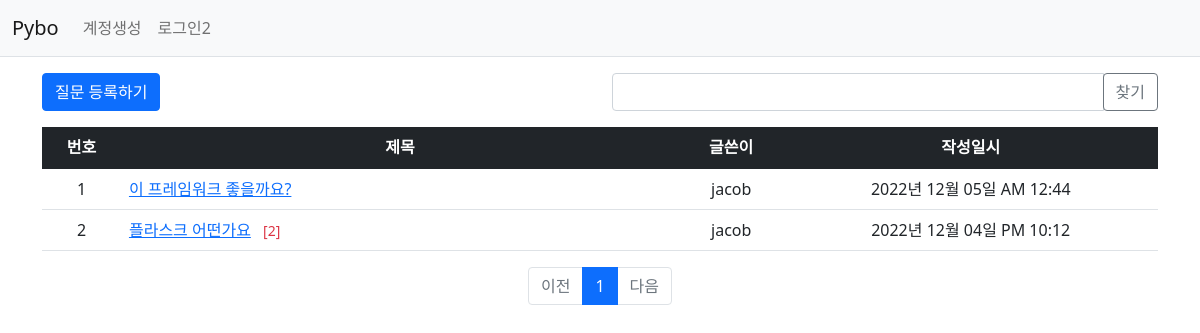
Page /question/list/ on the committed database.
### pybo/models.py (models this page shows)
class Question(db.Model):
    id = db.Column(db.Integer, primary_key=True)
    subject = db.Column(db.String(200), nullable=False)
    content = db.Column(db.Text(), nullable=False)
    create_date = db.Column(db.DateTime(), nullable=False)
    user_id = db.Column(db.Integer, db.ForeignKey('user.id', ondelete='CASCADE'), nullable=False)
    user = db.relationship('User', backref=db.backref('question_set'))
    modify_date = db.Column(db.DateTime(), nullable=True)
    voter = db.relationship('User', secondary=question_voter, backref=db.backref('question_voter_set'))

class User(db.Model):
    id = db.Column(db.Integer, primary_key=True)
    username = db.Column(db.String(150), unique=True, nullable=False)
    password = db.Column(db.String(200), nullable=False)
    email = db.Column(db.String(120), unique=True, nullable=False)

### pybo/views/question_views.py (the view, shortened to what this page needs)
@bp.route('/list/')
def _list():
    page = request.args.get('page', type=int, default=1)
    kw = request.args.get('kw', type=str, default='')
    question_list = Question.query.order_by(Question.create_date.desc())
    question_list = question_list.paginate(page=page, per_page=10)
    return render_template('question/question_list.html', question_list=question_list, page=page, kw=kw)

### pybo/filter.py (called while the page is built)
def format_datetime(value, fmt='%Y년 %m월 %d일 %p %I:%M'):
    return value.strftime(fmt)

### pybo/views/auth_views.py (called while the page is built)
@bp.before_app_request
def load_logged_in_user():
    user_id = session.get('user_id')
    if user_id is None:
        g.user = None
    else:
        g.user = User.query.get(user_id)

### pybo/templates/question/question_list.html (shortened to what this page needs)
{% extends 'base.html' %}
{% block content %}
<div class="container my-3">
    <div class="row my-3">
        <div class="col-6">
            <a href="{{ url_for('question.create') }}" class="btn btn-primary">질문 등록하기</a>
        </div>
        <div class="col-6">
            <div class="input-group">
                <input type="text" id="search_kw" class="form-control" value="{{ kw or '' }}">
                <div class="input-group-append">
                    <button class="btn btn-outline-secondary" type="button" id="btn_search">찾기</button>
                </div>
            </div>
        </div>
    </div>
    <table class="table">
        <thead>
            <tr class="text-center table-dark">
                <th>번호</th>
                <th style="width:50%">제목</th>
                <th>글쓴이</th>
                <th>작성일시</th>
            </tr>
        </thead>
        <tbody>
        {% if question_list %}
        {% for question in question_list.items %}
        <tr class="text-center">
            <td>{{loop.index+(question_list.page-1)*10}}</td>
            <td class="text-start">
                <a href="{{ url_for('question.detail', question_id=question.id) }}">{{ question.subject }}</a>
                {% if question.answer_set|length>0 %}
                <span class="text-danger small mx-2">[{{question.answer_set|length}}]</span>
                {% endif %}
            </td>
            <td>{{ question.user.username }}</td>
            <td>{{ question.create_date|datetime }}</td>
        </tr>
        {% endfor %}
        {% else %}
        <tr>
            <td colspan="3">질문이 없습니다.</td>
        </tr>
        {% endif %}
        </tbody>
    </table>
    <ul class="pagination justify-content-center">
        {% if question_list.has_prev %}
        <li class="page-item">
            <a class="page-link" data-page="{{ question_list.prev_num }}" href="javascript:void(0)">이전</a>
        </li>
        {% else %}
        <li class="page-item disabled">
            <a class="page-link" tabindex="-1" aria-disabled="true" href="javascript:void(0)">이전</a>
        </li>
        {% endif %}
        {% for page_num in question_list.iter_pages() %}
        {% if page_num %}
        {% if page_num != question_list.page %}
        <li class="page-item">
            <a class="page-link" data-page="{{ page_num }}" href="javascript:void(0)">{{ page_num }}</a>
        </li>
        {% else %}
        <li class="page-item active" aria-current="page">
            <a class="page-link" href="javascript:void(0)">{{ page_num }}</a>
        </li>
        {% endif %}
        {% else %}
        <li class="disabled">
            <a class="page-link" href="javascript:void(0)">...</a>
        </li>
        {% endif %}
        {% endfor %}
        {% if question_list.has_next %}
        <li class="page-item">
            <a class="page-link" data-page="{{ question_list.next_num }}" href="javascript:void(0)">다음</a>
        </li>
        {% else %}
        <li class="page-item disabled">
            <a class="page-link" tabindex="-1" aria-disabled="true" href="javascript:void(0)">다음</a>
        </li>
        {% endif %}
    </ul>
</div>
{% endblock %}

### rows in the picture
Question: subject "이 프레임워크 좋을까요?", user.username "jacob", create_date "2022년 12월 05일 AM 12:44"
Question: subject "플라스크 어떤가요", answer_set|length "2", user.username "jacob", create_date "2022년 12월 04일 PM 10:12"

### other values in the picture
{{ page_num }} "1"
